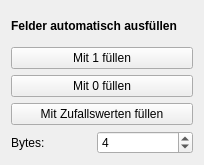
   <widget class="QWidget" name="verticalLayoutWidget_2">
    <property name="geometry">
     <rect>
      <x>30</x>
      <y>470</y>
      <width>204</width>
      <height>165</height>
     </rect>
    </property>
    <layout class="QVBoxLayout" name="verticalLayout_2">
     <item>
      <widget class="QLabel" name="LabelGenerateData">
       <property name="font">
        <font>
         <bold>true</bold>
        </font>
       </property>
       <property name="text">
        <string>Felder automatisch ausfüllen</string>
       </property>
      </widget>
     </item>
     <item>
      <widget class="QPushButton" name="ButtonFillOnes">
       <property name="text">
        <string>Mit 1 füllen</string>
       </property>
      </widget>
     </item>
     <item>
      <widget class="QPushButton" name="ButtonFillZeros">
       <property name="text">
        <string>Mit 0 füllen</string>
       </property>
      </widget>
     </item>
     <item>
      <widget class="QPushButton" name="ButtonFillRandom">
       <property name="text">
        <string>Mit Zufallswerten füllen</string>
       </property>
      </widget>
     </item>
     <item>
      <layout class="QHBoxLayout" name="horizontalLayout_4">
       <item>
        <widget class="QLabel" name="labelAutoFillCnt">
         <property name="text">
          <string>Bytes:</string>
         </property>
        </widget>
       </item>
       <item>
        <widget class="QSpinBox" name="SpinBoxAutofillBytes">
         <property name="minimumSize">
          <size>
           <width>96</width>
           <height>0</height>
          </size>
         </property>
         <property name="minimum">
          <number>1</number>
         </property>
         <property name="maximum">
          <number>16</number>
         </property>
         <property name="value">
          <number>4</number>
         </property>
        </widget>
       </item>
      </layout>
     </item>
    </layout>
   </widget>
